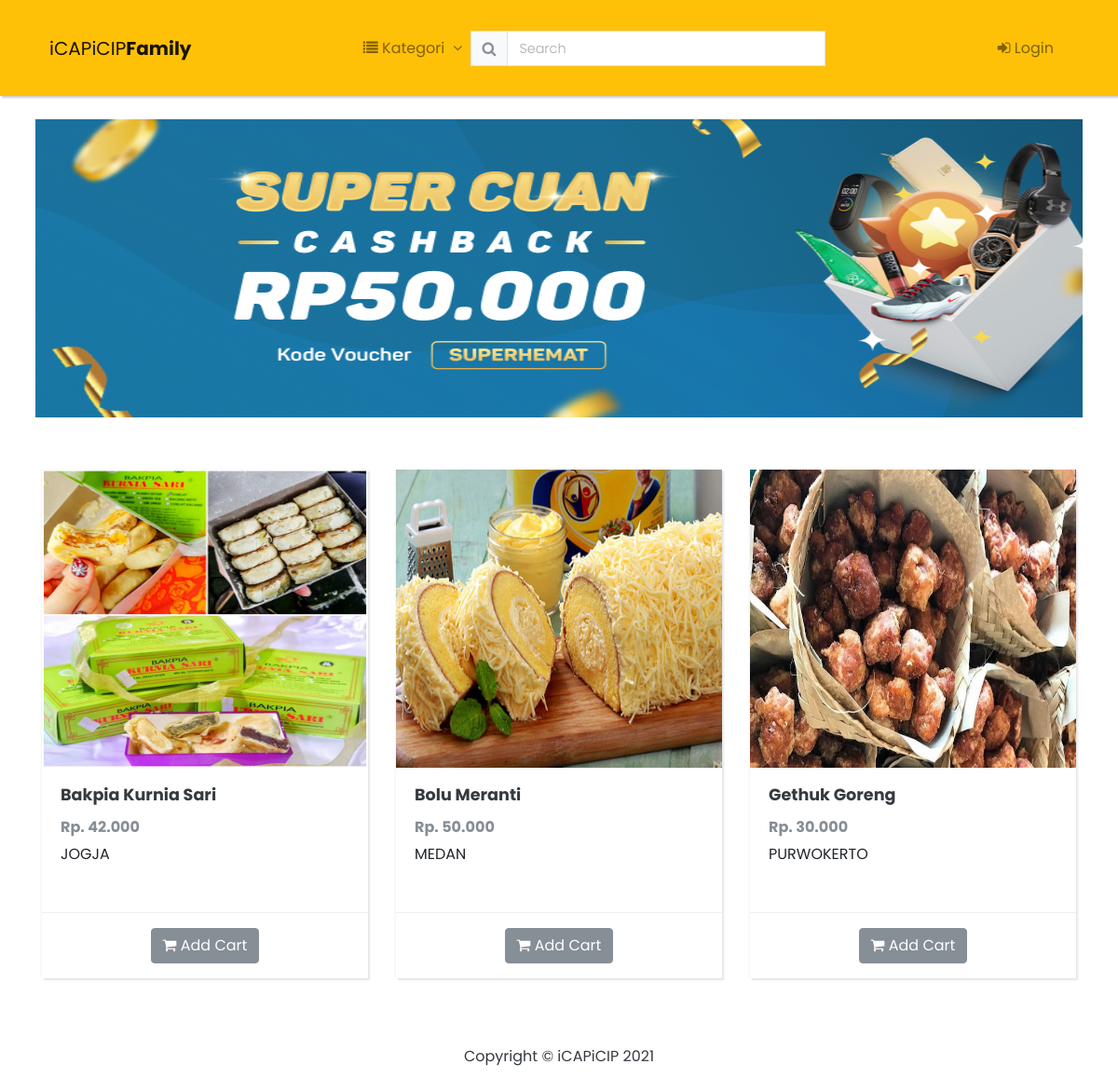
The page / on the database its author committed.
### tables this page shows
CREATE TABLE `promo` (
  `id_promo` int(11) NOT NULL,
  `nama_promo` varchar(100) NOT NULL,
  `gambar` text NOT NULL,
  `waktu` datetime NOT NULL
);

CREATE TABLE `produk` (
  `id_produk` int(11) NOT NULL,
  `nama_produk` varchar(100) NOT NULL,
  `kategori` varchar(50) NOT NULL,
  `harga` int(11) NOT NULL,
  `stok` int(11) NOT NULL,
  `gambar` text NOT NULL,
  `deskripsi` text NOT NULL,
  `waktu` datetime NOT NULL
);

### application/controllers/Home.php (called while the page is built, shortened)
<?php
class Home extends CI_Controller {
    public function __construct() {
        $this->load->model('MyModel');
    }
    public function index() {
        $data['kategori'] = $this->MyModel->getKategori();
        $data['promo'] = $this->MyModel->getPromoHome();
        $data['usx'] = $this->MyModel->getUserByID($this->session->userdata('id_user'));
        if($this->input->post('search')) {
            if($this->uri->segment(2)) {
                $data['produk'] = $this->MyModel->getProdukHomeSearcByKategori($this->input->post('search'),$this->uri->segment(2));
            } else {
                $data['produk'] = $this->MyModel->getProdukHomeSearch($this->input->post('search'));
            }
        }  else {
            if($this->uri->segment(2)) {
                $data['produk'] = $this->MyModel->getProdukHomeByKategori($this->uri->segment(2));
            } else {
                $data['produk'] = $this->MyModel->getProdukHome();
            }
        }
        $this->load->view('layout/header', $data);
        $this->load->view('home', $data);
        $this->load->view('layout/footer');
    }
}

### index.php (called while the page is built, shortened)
<?php
require_once BASEPATH.'core/CodeIgniter.php';

### application/models/MyModel.php (called while the page is built, shortened)
<?php
class MyModel extends CI_Model {
    public function getPromoHome() {
        return $this->db->get('promo', 6)->result_array();
    }
    public function getProdukHome() {
        $this->db->order_by('nama_produk','asc');
        return $this->db->get('produk')->result_array();
    }
}

### application/views/home.php (the view, shortened to what this page needs)
<div class="container">
	<div class="row p-2">
		<div class="owl-carousel owl-theme">
			<?php foreach($promo as $pm) : ?>
			<div class="item" style="width: 100rem; height: 20rem;">
				<img style="width: 100rem; height: 20rem;" src="<?= base_url('asset/img/promo/').$pm['gambar'] ?>"
					class="img-fluid" alt="">
			</div>
			<?php endforeach; ?>
		</div>
	</div>
	<br><br>
	<div class="row">
		<?php foreach($produk as $pd) : ?>
		<div class="col-lg-4 col-md-6 mb-4">
			<div class="card h-100">
				<a href="" data-toggle="modal" data-target="#myModal<?= $pd['id_produk']; ?>"><img
						class="card-img-top img-prod" src="<?= base_url('asset/img/produk/').$pd['gambar']; ?>"
						alt=""></a>
				<div class="card-body">
					<h4 class="card-title">
						<a href="" data-toggle="modal" data-target="#myModal<?= $pd['id_produk']; ?>"
							class="text-dark"><?= ucfirst($pd['nama_produk']); ?></a>
					</h4>
					<h5 class="text-secondary"><?= 'Rp. '.number_format($pd['harga'],0,',','.'); ?></h5>
					<p class="card-text">
						<?= strtoupper($pd['kategori']); ?>
					</p>
				</div>
				<div class="card-footer bg-white text-center">
					<?php if(!$this->session->userdata('id_user')) : ?>
					<a href="<?= base_url('login') ?>" class="btn btn-secondary"><i
							class="fa fa-shopping-cart"></i> Add Cart</a>
					<?php else: ?>
					<a href="<?= base_url('add/cart/').$pd['id_produk']; ?>" class="btn btn-secondary"><i
							class="fa fa-shopping-cart"></i> Add Cart</a>
					<?php endif; ?>
				</div>
			</div>
		</div>
		<?php endforeach; ?>
	</div>
</div>

### application/views/layout/header.php (shortened to what this page needs)
<!DOCTYPE html>
<html>
<head>
	<link rel="stylesheet" href="<?= base_url('asset/'); ?>vendor/bootstrap/css/bootstrap.min.css">
	<link rel="stylesheet" href="<?= base_url('asset/'); ?>vendor/font-awesome/css/font-awesome.min.css">
	<link rel="stylesheet" href="<?= base_url('asset/'); ?>css/fontastic.css">
	<link rel="stylesheet" href="<?= base_url('asset/'); ?>css/style.default.css" id="theme-stylesheet">
	<link rel="stylesheet" href="<?= base_url('asset/'); ?>css/custom.css">
	<link rel="stylesheet" href="<?= base_url('asset/'); ?>vendor/owlcarousel/css/owl.carousel.min.css">
	<link rel="stylesheet" href="<?= base_url('asset/'); ?>vendor/owlcarousel/css/owl.theme.default.min.css">
</head>
<body>
  <div class="fixed-top">
    <nav class="navbar navbar-expand-lg navbar-light bg-warning">
      <div class="container">
        <a class="navbar-brand ml-2" href="<?= base_url(); ?>">iCAPiCIP<strong>Family</strong></a>
        <div class="collapse navbar-collapse p-3" id="navbarResponsive">
          <ul class="navbar-nav ml-auto">
          <li class="nav-item dropdown">
              <a class="nav-link dropdown-toggle" href="#" id="navbarDropdown" role="button" data-toggle="dropdown"
                aria-haspopup="true" aria-expanded="false">
                <i class="fa fa-list"></i> Kategori
              </a>
            </li>
            <form class="form-inline navbar-form" action="" method="post" enctype="multipart/form-data">
              <div class="input-group">
                <div class="input-group-prepend">
                  <span class="input-group-text" id="basic-addon1"><i class="fa fa-search"></i></span>
                </div>
                <input type="text" class="form-control" name="search" placeholder="Search" aria-label="Search"
                  aria-describedby="basic-addon1">
              </div>
            </form>
          </ul>
        </div>
        <div class="collapse navbar-collapse p-3" id="navbarResponsive">
          <ul class="navbar-nav ml-auto">
            <?php if(!$this->session->userdata('id_user')) : ?>
              <li class="nav-item">
                <a class="nav-link" href="<?= base_url('login') ?>"> <i class="fa fa-sign-in"></i> Login</a>
              </li>
            <?php endif; ?>
          </ul>
        </div>
      </div>
    </nav>
  </div>
  <br><br><br><br><br>

### application/views/layout/footer.php (shortened to what this page needs)
	<?php if($this->uri->segment(1) == 'transaksi' || $this->uri->segment(1) == 'user') : ?>
	<footer>
		<div class="container">
			<p class="m-0 text-center text-dark">Copyright &copy; iCAPiCIP <?= date('Y'); ?></p>
		</div>
	</footer>
	<?php else : ?>
	<footer class="py-5">
		<div class="container">
			<p class="m-0 text-center text-dark">Copyright &copy; iCAPiCIP <?= date('Y'); ?></p>
		</div>
	</footer>
	<?php endif; ?>
</body>
</html>

### asset/css/style.default.css (style rules this page uses)
body { overflow-x: hidden; }
a, i, span { display: inline-block; text-decoration: none; -webkit-transition: all 0.3s; transition: all 0.3s; }
button, input { outline: none !important; }
.card { margin-bottom: 30px; -webkit-box-shadow: 2px 2px 2px rgba(0, 0, 0, 0.1), -1px 0 2px rgba(0, 0, 0, 0.05); box-shadow: 2px 2px 2px rgba(0, 0, 0, 0.1), -1px 0 2px rgba(0, 0, 0, 0.05); }
.bg-white { background: #fff !important; }
nav.navbar { background: #2f333e; padding-top: 15px; padding-bottom: 15px; color: #fff; position: relative; border-radius: 0; -webkit-box-shadow: 2px 2px 2px rgba(0, 0, 0, 0.2); box-shadow: 2px 2px 2px rgba(0, 0, 0, 0.2); z-index: 10; padding-left: 0; padding-right: 0; }
nav.navbar a { color: inherit; }
nav.navbar .nav-link { position: relative; }
nav.navbar .dropdown-toggle::after { border: none !important; content: '\f107'; vertical-align: baseline; font-family: 'FontAwesome'; margin-left: .3rem; }
.form-control { height: calc(2.25rem + 2px); border: 1px solid #dee2e6; border-radius: 0; padding: 0.375rem 0.75rem; }
.input-group-text { color: #868e96; background: #f8f9fa; border-color: #dee2e6; border-radius: 0; }
.navbar { padding: 0.5rem 1rem; }
.navbar-brand { display: inline-block; padding-top: 0.3125rem; padding-bottom: 0.3125rem; margin-right: 1rem; font-size: 1.25rem; }
.navbar-light .navbar-brand { color: rgba(0, 0, 0, 0.9); }
.navbar-light .navbar-nav .nav-link { color: rgba(0, 0, 0, 0.5); }
.btn { font-weight: 400; border: 1px solid transparent; padding: 0.375rem 0.75rem; font-size: 1rem; line-height: 1.5; border-radius: 0.25rem; -webkit-transition: color 0.15s ease-in-out, background-color 0.15s ease-in-out, border-color 0.15s ease-in-out, -webkit-box-shadow 0.15s ease-in-out; transition: color 0.15s ease-in-out, background-color 0.15s ease-in-out, border-color 0.15s ease-in-out, -webkit-box-shadow 0.15s ease-in-out; transition: color 0.15s ease-in-out, background-color 0.15s ease-in-out, border-color 0.15s ease-in-out, box-shadow 0.15s ease-in-out; transition: color 0.15s ease-in-out, background-color 0.15s ease-in-out, border-color 0.15s ease-in-out, box-shadow 0.15s ease-in-out, -webkit-box-shadow 0.15s ease-in-out; }
.btn-secondary { color: color-yiq(#868e96); background-color: #868e96; border-color: #868e96; }
body { font-family: "Poppins", sans-serif; font-size: 1rem; font-weight: 400; line-height: 1.5; color: #212529; background-color: #fff; }
a { color: #796AEE; text-decoration: none; }
h1, h2, h3, h4, h5, h6, .h1, .h2, .h3, .h4, .h5, .h6 { margin-bottom: 0.5rem; font-family: inherit; font-weight: 700; line-height: 1.1; color: inherit; }
h4, .h4 { font-size: 1.1rem; }
h5, .h5 { font-size: 1rem; }
.bg-warning { background-color: #ffc107 !important; }
.text-secondary { color: #868e96 !important; }
.text-dark { color: #343a40 !important; }
.nav-link { padding: 0.5rem 1rem; }
.card { background-color: #fff; border: 0 solid #eee; border-radius: 0; }
.card-body { padding: 1.25rem; }
.card-title { margin-bottom: 1rem; }
.card-footer { padding: 1rem 1.25rem; background-color: #f8f9fa; border-top: 1px solid #eee; }
.card-footer:last-child { border-radius: 0 0 0 0; }
.card-img-top { border-top-left-radius: 0; border-top-right-radius: 0; }

### asset/css/custom.css (style rules this page uses)
.img-prod { height: 20rem; transition: 0.5s; }

### rows shown on the page
promo: gambar (picture)
produk: gambar (picture), nama_produk "Bakpia Kurnia Sari", harga "42.000", kategori "JOGJA"
produk: gambar (picture), nama_produk "Bolu Meranti", harga "50.000", kategori "MEDAN"
produk: gambar (picture), nama_produk "Gethuk Goreng", harga "30.000", kategori "PURWOKERTO"
